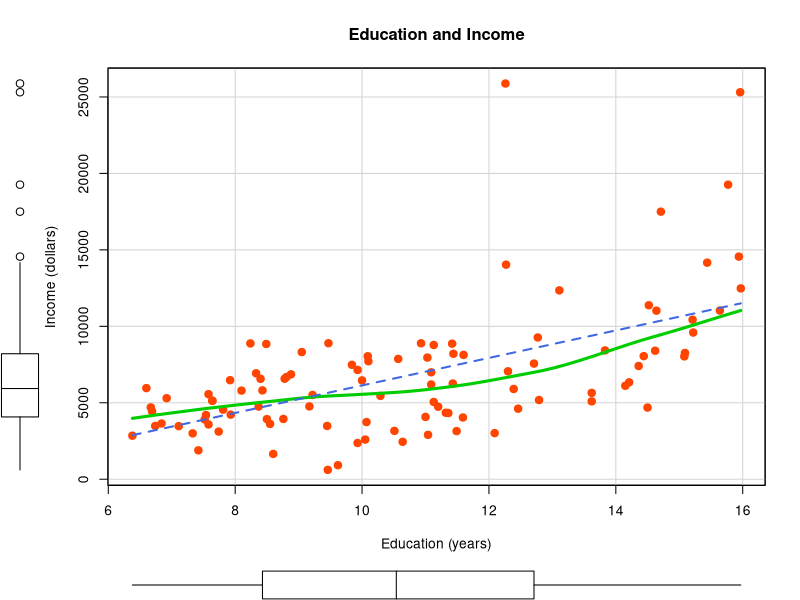
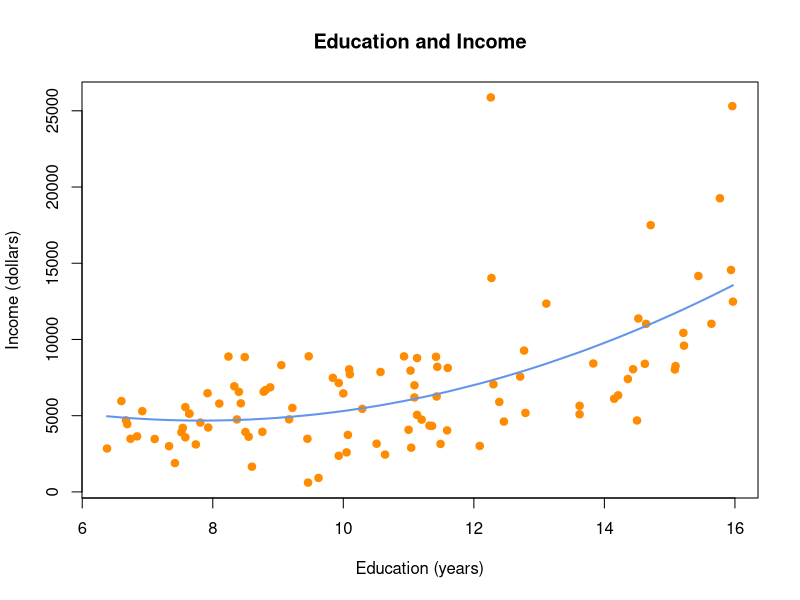
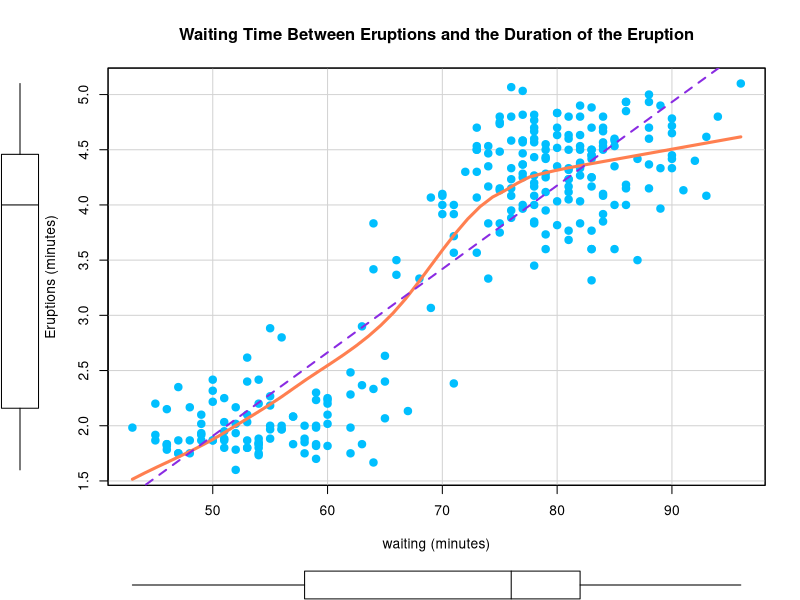

The R source for these figures, in order:
# multiple regression ----

library(car)

# lty : 선의 타입
# lwd : 선의 굵기
scatterplot(income ~ education, data = Prestige, pch = 19, col = 'orangered', cex=1.2,
            regLine = list(method = lm, lty = 2, lwd = 2, col = 'royalblue'),
            smooth = list(smoother = loessLine, spread=FALSE, 
                          lty.smooth = 1, lwd.smooth=3, col.smooth='green3'),
            xlab = 'Education (years)', ylab = 'Income (dollars)', 
            main = 'Education and Income')

# LOESS(local regression, estimated scatterplot smoothing)
# 구간별로 가장 적합한 추세선을 찾는다. 
# 단일의 적합선으로 파악하기 어려운 추세나 주기를 탐색할 경우 유용하다. 
# 위 식의 경우 단일 추세보다 2차항을 갖는 모델을 사용할 경우 더 좋은 결과를 도출 할 수 있을 것 같다. 

# formula symbol
# : 독립변수 간의 상호작용을 나타낸다.
# * 독립변수 간의 모든 가능한 상호작용을 나타낸다.
# ^ 지정한 차수까지의 상호작용을 나타낸다. 
# . 데이터셋에 포함된 종속변수를 제외한 다른 모든 변수를 나타낸다.
# - 변수를 제외한다.
# I() 괄호 안의 수식을 산술적으로 해석한다.
library(dplyr)
Prestige.poly <- lm(income ~ education + I(education^2), data = Prestige)

summary(Prestige.poly)

# arrage() 함수는 첫 번째 인수로 주어진 데이터프레임을 두 번째 인수로 주어진 변수기준으로 오름차순 한다.
plot(Prestige$income ~ Prestige$education, pch = 19, col = 'darkorange', 
     xlab = 'Education (years)', ylab = 'Income (dollars)',
     main = 'Education and Income')
lines(arrange(data.frame(Prestige$education, fitted(Prestige.poly)), Prestige$education ),
      col = 'cornflowerblue', lwd=2)



data.frame(Prestige$education, fitted(Prestige.poly))

# spread = FALSE 를 하면 주위 spread를 없애준다.
scatterplot(eruptions ~ waiting, data = faithful, pch=19, col = 'deepskyblue', cex=1.2,
            regLine = list(method = lm, lty = 2, lwd = 2, col = 'blueviolet'),
            smooth = list(smoother = loessLine, spread=FALSE, lty.smooth = 1,
                          lwd.smooth=3, col.smooth='coral'),
            xlab = 'waiting (minutes)', ylab = 'Eruptions (minutes)', 
            main = 'Waiting Time Between Eruptions and the Duration of the Eruption')


# eruptions ~ waiting 은 3차 다항식(cubic polynomial) 으로 표현되는 것을 볼 수 있다.
faithful.poly <- lm(eruptions ~waiting + I(waiting^2) + I(waiting^3), data= faithful)

summary(faithful.poly)

faithful.lm <- lm(eruptions ~ waiting, data = faithful)

summary(faithful.lm)

# 3차 다항식이 R^2의 값이 더 좋아진 것을 볼 수 있다. 